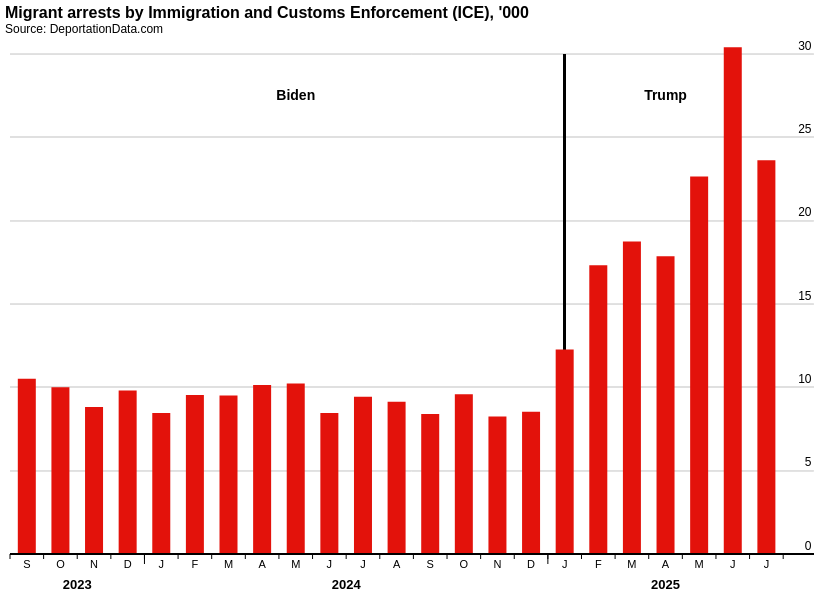

This figure's notebook cell:
### Code cell
# Create Vega-Lite specification matching the Economist-style chart
spec = {
    "$schema": "https://vega.github.io/schema/vega-lite/v6.json",
    "config": {
        "axis": {
            "labelFontSize": 12,
            "titleFontSize": 13,
            "labelFont": "Arial, sans-serif",
            "titleFont": "Arial, sans-serif",
            "domainColor": "black",
            "domainWidth": 1
        },
        "title": {
            "fontSize": 16,
            "fontWeight": "bold",
            "font": "Arial, sans-serif",
            "anchor": "start"
        },
        "view": {
            "stroke": "transparent"
        }
    },
    "width": 800,
    "height": 500,
    "title": {
        "text": "Migrant arrests by Immigration and Customs Enforcement (ICE), '000",
        "subtitle": "Source: DeportationData.com",
        "anchor": "start"
    },
    "data": {"values": chart_data.to_dict('records')},
    "layer": [
        {
            # Horizontal gridlines extending under labels - placed first so bars appear on top
            "mark": {
                "type": "rule",
                "strokeWidth": 1,
                "color": "#e0e0e0"
            },
            "encoding": {
                "y": {"datum": 5},
                "x": {"datum": -0.5},
                "x2": {"datum": 23.4}
            }
        },
        {
            "mark": {
                "type": "rule",
                "strokeWidth": 1,
                "color": "#e0e0e0"
            },
            "encoding": {
                "y": {"datum": 10},
                "x": {"datum": -0.5},
                "x2": {"datum": 23.4}
            }
        },
        {
            "mark": {
                "type": "rule",
                "strokeWidth": 1,
                "color": "#e0e0e0"
            },
            "encoding": {
                "y": {"datum": 15},
                "x": {"datum": -0.5},
                "x2": {"datum": 23.4}
            }
        },
        {
            "mark": {
                "type": "rule",
                "strokeWidth": 1,
                "color": "#e0e0e0"
            },
            "encoding": {
                "y": {"datum": 20},
                "x": {"datum": -0.5},
                "x2": {"datum": 23.4}
            }
        },
        {
            "mark": {
                "type": "rule",
                "strokeWidth": 1,
                "color": "#e0e0e0"
            },
            "encoding": {
                "y": {"datum": 25},
                "x": {"datum": -0.5},
                "x2": {"datum": 23.4}
            }
        },
        {
            "mark": {
                "type": "rule",
                "strokeWidth": 1,
                "color": "#e0e0e0"
            },
            "encoding": {
                "y": {"datum": 30},
                "x": {"datum": -0.5},
                "x2": {"datum": 23.4}
            }
        },
        {
            # Vertical separator line
            "mark": {
                "type": "rule",
                "strokeWidth": 2,
                "color": "black"
            },
            "encoding": {
                "x": {"datum": 16},
                "y": {"datum": 0},
                "y2": {"datum": 30}
            }
        },
        {
            "mark": {
                "type": "bar",
                "tooltip": True,
                "color": "#e3120b",
                "width": {"band": 0.9}
            },
            "encoding": {
                "x": {
                    "field": "x_pos",
                    "type": "quantitative",
                    "axis": {
                        "title": None,
                        "labels": False,
                        "ticks": False,
                        "grid": False,
                        "domain": True,
                        "domainColor": "black",
                        "domainWidth": 2,
                        "domainOpacity": 1
                    },
                    "scale": {"domain": [-0.5, 23], "nice": False}
                },
                "y": {
                    "field": "arrests_thousands",
                    "type": "quantitative",
                    "axis": {
                        "title": None,
                        "grid": False,
                        "labels": True,
                        "values": [0, 5, 10, 15, 20, 25, 30],
                        "domain": False,
                        "ticks": False,
                        "orient": "right",
                        "labelAlign": "right",
                        "labelBaseline": "middle",
                        "labelPadding": 6,
                        "labelOffset": -9
                    },
                    "scale": {"domain": [0, 30]}
                },
                "tooltip": [
                    {"field": "date", "type": "temporal", "title": "Month", "format": "%b %Y"},
                    {"field": "arrests_thousands", "type": "quantitative", "title": "Arrests (thousands)", "format": ".1f"}
                ]
            }
        },
        {
            # Horizontal axis line at y=0
            "mark": {
                "type": "rule",
                "strokeWidth": 1,
                "color": "black"
            },
            "encoding": {
                "y": {"datum": 0, "type": "quantitative"},
                "x": {"datum": -0.5, "type": "quantitative"},
                "x2": {"datum": 23.4}
            }
        },
        {
            # Short tick marks for regular month boundaries
            "data": {
                "values": [
                    {"x": -0.5}, {"x": 0.5}, {"x": 1.5}, {"x": 2.5}, {"x": 3.5}, 
                    {"x": 4.5}, {"x": 5.5}, {"x": 6.5}, {"x": 7.5}, {"x": 8.5}, 
                    {"x": 9.5}, {"x": 10.5}, {"x": 11.5}, {"x": 12.5}, {"x": 13.5}, 
                    {"x": 14.5}, {"x": 15.5}, {"x": 16.5}, {"x": 17.5}, {"x": 18.5}, 
                    {"x": 19.5}, {"x": 20.5}, {"x": 21.5}, {"x": 22.5}
                ]
            },
            "mark": {
                "type": "rule",
                "strokeWidth": 1,
                "color": "#000000"
            },
            "encoding": {
                "x": {"field": "x", "type": "quantitative", "axis": None},
                "y": {"datum": 0},
                "y2": {"datum": -0.30}
            }
        },
        {
            # Long tick marks for year boundaries (at x = 3.5 for 2023->2024, and x = 15.5 for 2024->2025)
            "data": {
                "values": [
                    {"x": 3.5},  # Between Dec 2023 and Jan 2024
                    {"x": 15.5}  # Between Dec 2024 and Jan 2025
                ]
            },
            "mark": {
                "type": "rule",
                "strokeWidth": 1,
                "color": "#000000"
            },
            "encoding": {
                "x": {"field": "x", "type": "quantitative", "axis": None},
                "y": {"datum": 0},
                "y2": {"datum": -0.60}
            }
        },
        {
            "mark": {
                "type": "text",
                "align": "center",
                "baseline": "top",
                "dy": 5,
                "fontSize": 11,
                "fontWeight": "normal"
            },
            "encoding": {
                "x": {"field": "x_pos", "type": "quantitative", "axis": None},
                "y": {"datum": 0},
                "text": {"field": "month_letter", "type": "nominal"}
            }
        },
        {
            "data": {
                "values": [
                    {"year": "2023", "x_pos": 1.5},
                    {"year": "2024", "x_pos": 9.5},
                    {"year": "2025", "x_pos": 19}
                ]
            },
            "mark": {
                "type": "text",
                "fontSize": 13,
                "fontWeight": "bold",
                "baseline": "top",
                "dy": 25
            },
            "encoding": {
                "x": {"field": "x_pos", "type": "quantitative", "axis": None},
                "y": {"datum": 0},
                "text": {"field": "year", "type": "nominal"}
            }
        },
        {
            "data": {
                "values": [
                    {"label": "Biden", "x_pos": 8},
                    {"label": "Trump", "x_pos": 19}
                ]
            },
            "mark": {
                "type": "text",
                "fontSize": 14,
                "fontWeight": "bold",
                "baseline": "middle"
            },
            "encoding": {
                "x": {"field": "x_pos", "type": "quantitative", "axis": None},
                "y": {"datum": 27.5},
                "text": {"field": "label", "type": "nominal"}
            }
        }
    ]
}

# Display the chart
alt.Chart.from_dict(spec)

### Figure 1 — Vega-Lite specification as saved in the notebook (floating-point values rounded to 4 significant figures)
{"config": {"view": {"continuousWidth": 300, "continuousHeight": 300, "stroke": "transparent"}, "axis": {"domainColor": "black", "domainWidth": 1, "labelFont": "Arial, sans-serif", "labelFontSize": 12, "titleFont": "Arial, sans-serif", "titleFontSize": 13}, "title": {"anchor": "start", "font": "Arial, sans-serif", "fontSize": 16, "fontWeight": "bold"}}, "layer": [{"mark": {"type": "rule", "color": "#e0e0e0", "strokeWidth": 1}, "encoding": {"x": {"datum": -0.5}, "x2": {"datum": 23.4}, "y": {"datum": 5}}}, {"mark": {"type": "rule", "color": "#e0e0e0", "strokeWidth": 1}, "encoding": {"x": {"datum": -0.5}, "x2": {"datum": 23.4}, "y": {"datum": 10}}}, {"mark": {"type": "rule", "color": "#e0e0e0", "strokeWidth": 1}, "encoding": {"x": {"datum": -0.5}, "x2": {"datum": 23.4}, "y": {"datum": 15}}}, {"mark": {"type": "rule", "color": "#e0e0e0", "strokeWidth": 1}, "encoding": {"x": {"datum": -0.5}, "x2": {"datum": 23.4}, "y": {"datum": 20}}}, {"mark": {"type": "rule", "color": "#e0e0e0", "strokeWidth": 1}, "encoding": {"x": {"datum": -0.5}, "x2": {"datum": 23.4}, "y": {"datum": 25}}}, {"mark": {"type": "rule", "color": "#e0e0e0", "strokeWidth": 1}, "encoding": {"x": {"datum": -0.5}, "x2": {"datum": 23.4}, "y": {"datum": 30}}}, {"mark": {"type": "rule", "color": "black", "strokeWidth": 2}, "encoding": {"x": {"datum": 16}, "y": {"datum": 0}, "y2": {"datum": 30}}}, {"mark": {"type": "bar", "color": "#e3120b", "tooltip": true, "width": {"band": 0.9}}, "encoding": {"tooltip": [{"field": "date", "format": "%b %Y", "title": "Month", "type": "temporal"}, {"field": "arrests_thousands", "format": ".1f", "title": "Arrests (thousands)", "type": "quantitative"}], "x": {"axis": {"domain": true, "domainColor": "black", "domainOpacity": 1, "domainWidth": 2, "grid": false, "labels": false, "ticks": false, "title": null}, "field": "x_pos", "scale": {"domain": [-0.5, 23], "nice": false}, "type": "quantitative"}, "y": {"axis": {"domain": false, "grid": false, "labelAlign": "right", "labelBaseline": "middle", "labelOffset": -9, "labelPadding": 6, "labels": true, "orient": "right", "ticks": false, "title": null, "values": [0, 5, 10, 15, 20, 25, 30]}, "field": "arrests_thousands", "scale": {"domain": [0, 30]}, "type": "quantitative"}}}, {"mark": {"type": "rule", "color": "black", "strokeWidth": 1}, "encoding": {"x": {"datum": -0.5, "type": "quantitative"}, "x2": {"datum": 23.4}, "y": {"datum": 0, "type": "quantitative"}}}, {"mark": {"type": "rule", "color": "#000000", "strokeWidth": 1}, "data": {"values": [{"x": -0.5}, {"x": 0.5}, {"x": 1.5}, {"x": 2.5}, {"x": 3.5}, {"x": 4.5}, {"x": 5.5}, {"x": 6.5}, {"x": 7.5}, {"x": 8.5}, {"x": 9.5}, {"x": 10.5}, {"x": 11.5}, {"x": 12.5}, {"x": 13.5}, {"x": 14.5}, {"x": 15.5}, {"x": 16.5}, {"x": 17.5}, {"x": 18.5}, {"x": 19.5}, {"x": 20.5}, {"x": 21.5}, {"x": 22.5}]}, "encoding": {"x": {"axis": null, "field": "x", "type": "quantitative"}, "y": {"datum": 0}, "y2": {"datum": -0.3}}}, {"mark": {"type": "rule", "color": "#000000", "strokeWidth": 1}, "data": {"values": [{"x": 3.5}, {"x": 15.5}]}, "encoding": {"x": {"axis": null, "field": "x", "type": "quantitative"}, "y": {"datum": 0}, "y2": {"datum": -0.6}}}, {"mark": {"type": "text", "align": "center", "baseline": "top", "dy": 5, "fontSize": 11, "fontWeight": "normal"}, "encoding": {"text": {"field": "month_letter", "type": "nominal"}, "x": {"axis": null, "field": "x_pos", "type": "quantitative"}, "y": {"datum": 0}}}, {"mark": {"type": "text", "baseline": "top", "dy": 25, "fontSize": 13, "fontWeight": "bold"}, "data": {"values": [{"year": "2023", "x_pos": 1.5}, {"year": "2024", "x_pos": 9.5}, {"year": "2025", "x_pos": 19}]}, "encoding": {"text": {"field": "year", "type": "nominal"}, "x": {"axis": null, "field": "x_pos", "type": "quantitative"}, "y": {"datum": 0}}}, {"mark": {"type": "text", "baseline": "middle", "fontSize": 14, "fontWeight": "bold"}, "data": {"values": [{"label": "Biden", "x_pos": 8}, {"label": "Trump", "x_pos": 19}]}, "encoding": {"text": {"field": "label", "type": "nominal"}, "x": {"axis": null, "field": "x_pos", "type": "quantitative"}, "y": {"datum": 27.5}}}], "data": {"name": "data-74dbb87501c8614e373e125fe97c6a67"}, "height": 500, "title": {"text": "Migrant arrests by Immigration and Customs Enforcement (ICE), '000", "anchor": "start", "subtitle": "Source: DeportationData.com"}, "width": 800, "$schema": "https://vega.github.io/schema/vega-lite/v6.json", "datasets": {"data-74dbb87501c8614e373e125fe97c6a67": [{"year_month": "2023-09-01T00:00:00", "arrests": 10515, "arrests_thousands": 10.52, "date": "2023-09-01T00:00:00", "year": 2023, "month_num": 9, "month_letter": "S", "admin": "Biden", "color": "#808080", "x_pos": 0}, {"year_month": "2023-10-01T00:00:00", "arrests": 10004, "arrests_thousands": 10.0, "date": "2023-10-01T00:00:00", "year": 2023, "month_num": 10, "month_letter": "O", "admin": "Biden", "color": "#808080", "x_pos": 1}, {"year_month": "2023-11-01T00:00:00", "arrests": 8825, "arrests_thousands": 8.825, "date": "2023-11-01T00:00:00", "year": 2023, "month_num": 11, "month_letter": "N", "admin": "Biden", "color": "#808080", "x_pos": 2}, {"year_month": "2023-12-01T00:00:00", "arrests": 9807, "arrests_thousands": 9.807, "date": "2023-12-01T00:00:00", "year": 2023, "month_num": 12, "month_letter": "D", "admin": "Biden", "color": "#808080", "x_pos": 3}, {"year_month": "2024-01-01T00:00:00", "arrests": 8462, "arrests_thousands": 8.462, "date": "2024-01-01T00:00:00", "year": 2024, "month_num": 1, "month_letter": "J", "admin": "Biden", "color": "#808080", "x_pos": 4}, {"year_month": "2024-02-01T00:00:00", "arrests": 9540, "arrests_thousands": 9.54, "date": "2024-02-01T00:00:00", "year": 2024, "month_num": 2, "month_letter": "F", "admin": "Biden", "color": "#808080", "x_pos": 5}, {"year_month": "2024-03-01T00:00:00", "arrests": 9507, "arrests_thousands": 9.507, "date": "2024-03-01T00:00:00", "year": 2024, "month_num": 3, "month_letter": "M", "admin": "Biden", "color": "#808080", "x_pos": 6}, {"year_month": "2024-04-01T00:00:00", "arrests": 10136, "arrests_thousands": 10.14, "date": "2024-04-01T00:00:00", "year": 2024, "month_num": 4, "month_letter": "A", "admin": "Biden", "color": "#808080", "x_pos": 7}, {"year_month": "2024-05-01T00:00:00", "arrests": 10223, "arrests_thousands": 10.22, "date": "2024-05-01T00:00:00", "year": 2024, "month_num": 5, "month_letter": "M", "admin": "Biden", "color": "#808080", "x_pos": 8}, {"year_month": "2024-06-01T00:00:00", "arrests": 8459, "arrests_thousands": 8.459, "date": "2024-06-01T00:00:00", "year": 2024, "month_num": 6, "month_letter": "J", "admin": "Biden", "color": "#808080", "x_pos": 9}, {"year_month": "2024-07-01T00:00:00", "arrests": 9442, "arrests_thousands": 9.442, "date": "2024-07-01T00:00:00", "year": 2024, "month_num": 7, "month_letter": "J", "admin": "Biden", "color": "#808080", "x_pos": 10}, {"year_month": "2024-08-01T00:00:00", "arrests": 9141, "arrests_thousands": 9.141, "date": "2024-08-01T00:00:00", "year": 2024, "month_num": 8, "month_letter": "A", "admin": "Biden", "color": "#808080", "x_pos": 11}, {"year_month": "2024-09-01T00:00:00", "arrests": 8407, "arrests_thousands": 8.407, "date": "2024-09-01T00:00:00", "year": 2024, "month_num": 9, "month_letter": "S", "admin": "Biden", "color": "#808080", "x_pos": 12}, {"year_month": "2024-10-01T00:00:00", "arrests": 9580, "arrests_thousands": 9.58, "date": "2024-10-01T00:00:00", "year": 2024, "month_num": 10, "month_letter": "O", "admin": "Biden", "color": "#808080", "x_pos": 13}, {"year_month": "2024-11-01T00:00:00", "arrests": 8246, "arrests_thousands": 8.246, "date": "2024-11-01T00:00:00", "year": 2024, "month_num": 11, "month_letter": "N", "admin": "Biden", "color": "#808080", "x_pos": 14}, {"year_month": "2024-12-01T00:00:00", "arrests": 8542, "arrests_thousands": 8.542, "date": "2024-12-01T00:00:00", "year": 2024, "month_num": 12, "month_letter": "D", "admin": "Biden", "color": "#808080", "x_pos": 15}, {"year_month": "2025-01-01T00:00:00", "arrests": 12277, "arrests_thousands": 12.28, "date": "2025-01-01T00:00:00", "year": 2025, "month_num": 1, "month_letter": "J", "admin": "Trump", "color": "#d62728", "x_pos": 16}, {"year_month": "2025-02-01T00:00:00", "arrests": 17322, "arrests_thousands": 17.32, "date": "2025-02-01T00:00:00", "year": 2025, "month_num": 2, "month_letter": "F", "admin": "Trump", "color": "#d62728", "x_pos": 17}, {"year_month": "2025-03-01T00:00:00", "arrests": 18749, "arrests_thousands": 18.75, "date": "2025-03-01T00:00:00", "year": 2025, "month_num": 3, "month_letter": "M", "admin": "Trump", "color": "#d62728", "x_pos": 18}, {"year_month": "2025-04-01T00:00:00", "arrests": 17861, "arrests_thousands": 17.86, "date": "2025-04-01T00:00:00", "year": 2025, "month_num": 4, "month_letter": "A", "admin": "Trump", "color": "#d62728", "x_pos": 19}, {"year_month": "2025-05-01T00:00:00", "arrests": 22648, "arrests_thousands": 22.65, "date": "2025-05-01T00:00:00", "year": 2025, "month_num": 5, "month_letter": "M", "admin": "Trump", "color": "#d62728", "x_pos": 20}, {"year_month": "2025-06-01T00:00:00", "arrests": 30402, "arrests_thousands": 30.4, "date": "2025-06-01T00:00:00", "year": 2025, "month_num": 6, "month_letter": "J", "admin": "Trump", "color": "#d62728", "x_pos": 21}, {"year_month": "2025-07-01T00:00:00", "arrests": 23627, "arrests_thousands": 23.63, "date": "2025-07-01T00:00:00", "year": 2025, "month_num": 7, "month_letter": "J", "admin": "Trump", "color": "#d62728", "x_pos": 22}]}}
